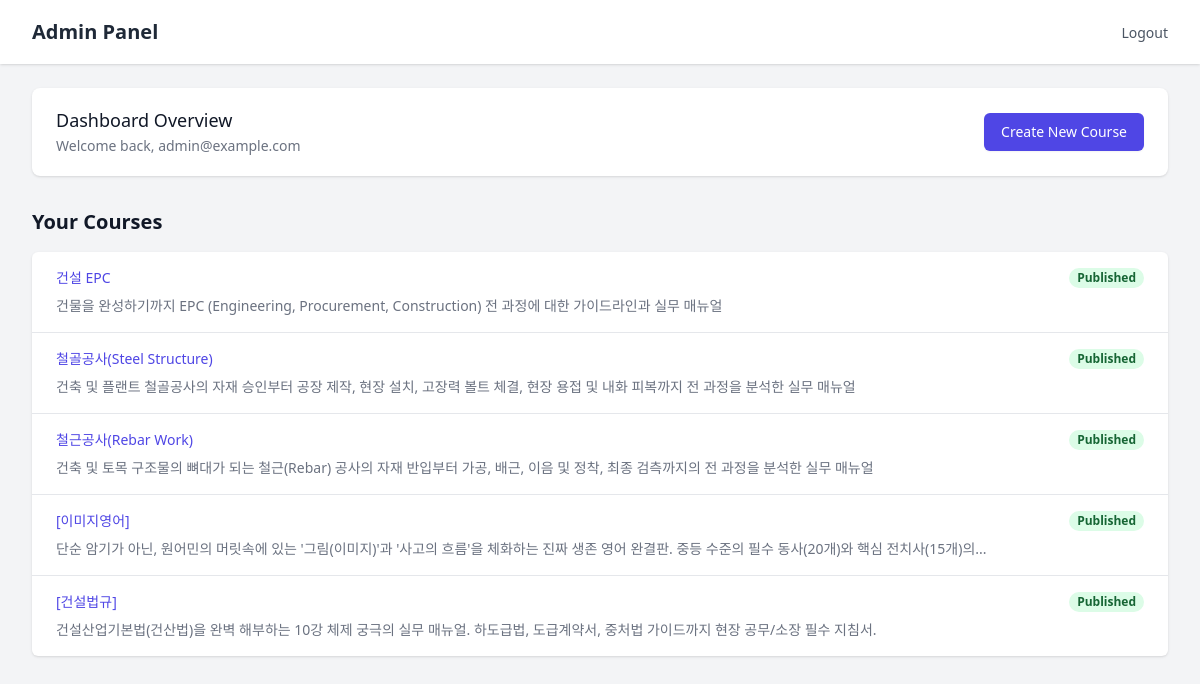
Page /admin/ (signed in) on the earlier database version.
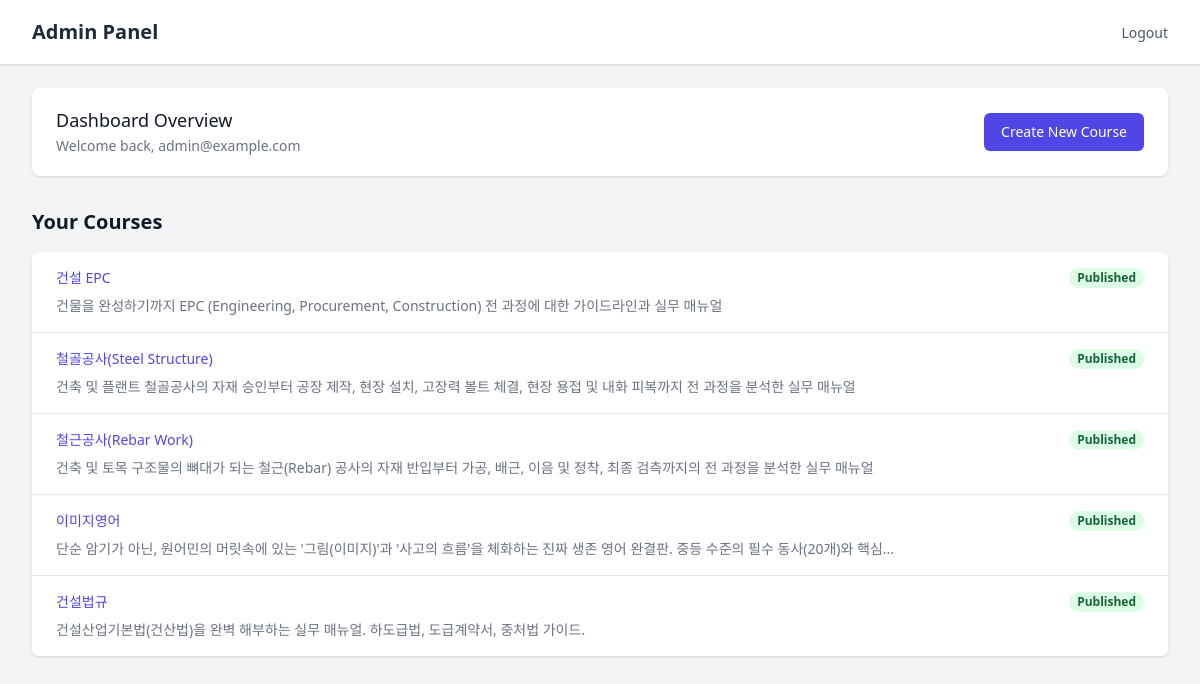
Same page on the later database version.
### models/__init__.py (models this page shows)
class Course(SQLModel, table=True):
    id: Optional[int] = Field(default=None, primary_key=True)
    title: str
    description: Optional[str] = None
    thumbnail_url: Optional[str] = None
    category_id: Optional[int] = Field(default=None, foreign_key="category.id")
    category: Optional[Category] = Relationship(back_populates="courses")
    lessons: List["Lesson"] = Relationship(back_populates="course", cascade_delete=True)

### routers/admin.py (the view)
@router.get("/")
def admin_dashboard(
    request: Request,
    user: User = Depends(get_current_admin_user),
    session: Session = Depends(get_session)
):
    courses = session.exec(select(Course)).all()
    return templates.TemplateResponse(
        request=request, name="admin/dashboard.html", context={"user": user, "courses": courses}
    )

### templates/admin/dashboard.html (shortened to what this page needs)
{% extends "admin/base.html" %}
{% block content %}
<div class="bg-white shadow overflow-hidden sm:rounded-lg mb-6">
    <div class="px-4 py-5 sm:px-6 flex justify-between items-center">
        <div>
            <h3 class="text-lg leading-6 font-medium text-gray-900">Dashboard Overview</h3>
            <p class="mt-1 max-w-2xl text-sm text-gray-500">Welcome back, {{ user.email }}</p>
        </div>
        <div>
            <a href="/admin/courses/new"
                class="inline-flex items-center px-4 py-2 border border-transparent text-sm font-medium rounded-md shadow-sm text-white bg-indigo-600 hover:bg-indigo-700 focus:outline-none focus:ring-2 focus:ring-offset-2 focus:ring-indigo-500">
                Create New Course
            </a>
        </div>
    </div>
</div>
<div class="mt-8">
    <h4 class="text-xl font-bold text-gray-900 mb-4">Your Courses</h4>
    <div class="bg-white shadow overflow-hidden sm:rounded-md">
        <ul role="list" class="divide-y divide-gray-200">
            {% if courses %}
            {% for course in courses %}
            <li>
                <a href="/admin/courses/{{ course.id }}" class="block hover:bg-gray-50">
                    <div class="px-4 py-4 sm:px-6">
                        <div class="flex items-center justify-between">
                            <p class="text-sm font-medium text-indigo-600 truncate">{{ course.title }}</p>
                            <div class="ml-2 flex-shrink-0 flex">
                                <p
                                    class="px-2 inline-flex text-xs leading-5 font-semibold rounded-full bg-green-100 text-green-800">
                                    Published
                                </p>
                            </div>
                        </div>
                        <div class="mt-2 sm:flex sm:justify-between">
                            <div class="sm:flex">
                                <p class="flex items-center text-sm text-gray-500">
                                    {{ course.description | truncate(100) }}
                                </p>
                            </div>
                        </div>
                    </div>
                </a>
            </li>
            {% endfor %}
            {% else %}
            <li class="px-4 py-5 sm:px-6 text-center text-gray-500">No courses available. Click "Create New Course" to
                get started.</li>
            {% endif %}
        </ul>
    </div>
</div>
{% endblock %}

Differences in the rows shown:
changed Course: title "[이미지영어]" → "이미지영어"; description "단순 암기가 아닌, 원어민의 머릿속에 있는 '그림(이미지)'과 '사고의 흐름'을 체화하는 진짜 생존 영어 완결판. 중등 수준의 필수 동사(20개)와 핵심 전치사(15개)의..." → "단순 암기가 아닌, 원어민의 머릿속에 있는 '그림(이미지)'과 '사고의 흐름'을 체화하는 진짜 생존 영어 완결판. 중등 수준의 필수 동사(20개)와 핵심..."
changed Course: title "[건설법규]" → "건설법규"; description "건설산업기본법(건산법)을 완벽 해부하는 10강 체제 궁극의 실무 매뉴얼. 하도급법, 도급계약서, 중처법 가이드까지 현장 공무/소장 필수 지침서." → "건설산업기본법(건산법)을 완벽 해부하는 실무 매뉴얼. 하도급법, 도급계약서, 중처법 가이드."
